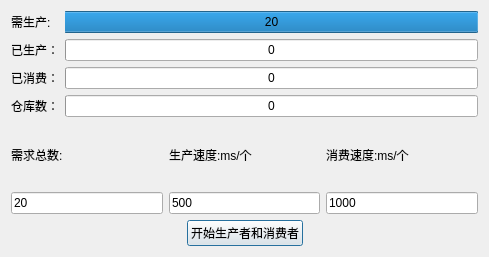
<?xml version="1.0" encoding="UTF-8"?>
<ui version="4.0">
 <class>SemaphoreDialog</class>
 <widget class="QDialog" name="SemaphoreDialog">
  <property name="geometry">
   <rect>
    <x>0</x>
    <y>0</y>
    <width>489</width>
    <height>257</height>
   </rect>
  </property>
  <property name="windowTitle">
   <string>Dialog</string>
  </property>
  <layout class="QGridLayout" name="gridLayout_3">
   <item row="0" column="0">
    <layout class="QGridLayout" name="gridLayout">
     <item row="1" column="1">
      <widget class="QProgressBar" name="productedProgressBar">
       <property name="maximum">
        <number>20</number>
       </property>
       <property name="value">
        <number>0</number>
       </property>
       <property name="invertedAppearance">
        <bool>false</bool>
       </property>
       <property name="format">
        <string>%v</string>
       </property>
      </widget>
     </item>
     <item row="0" column="1">
      <widget class="QProgressBar" name="needProductProgressBar">
       <property name="palette">
        <palette>
         <active>
          <colorrole role="Light">
           <brush brushstyle="SolidPattern">
            <color alpha="255">
             <red>0</red>
             <green>0</green>
             <blue>0</blue>
            </color>
           </brush>
          </colorrole>
          <colorrole role="BrightText">
           <brush brushstyle="SolidPattern">
            <color alpha="255">
             <red>0</red>
             <green>0</green>
             <blue>0</blue>
            </color>
           </brush>
          </colorrole>
          <colorrole role="Base">
           <brush brushstyle="SolidPattern">
            <color alpha="255">
             <red>193</red>
             <green>125</green>
             <blue>17</blue>
            </color>
           </brush>
          </colorrole>
         </active>
         <inactive>
          <colorrole role="Light">
           <brush brushstyle="SolidPattern">
            <color alpha="255">
             <red>0</red>
             <green>0</green>
             <blue>0</blue>
            </color>
           </brush>
          </colorrole>
          <colorrole role="BrightText">
           <brush brushstyle="SolidPattern">
            <color alpha="255">
             <red>0</red>
             <green>0</green>
             <blue>0</blue>
            </color>
           </brush>
          </colorrole>
          <colorrole role="Base">
           <brush brushstyle="SolidPattern">
            <color alpha="255">
             <red>193</red>
             <green>125</green>
             <blue>17</blue>
            </color>
           </brush>
          </colorrole>
         </inactive>
         <disabled>
          <colorrole role="Light">
           <brush brushstyle="SolidPattern">
            <color alpha="255">
             <red>0</red>
             <green>0</green>
             <blue>0</blue>
            </color>
           </brush>
          </colorrole>
          <colorrole role="BrightText">
           <brush brushstyle="SolidPattern">
            <color alpha="255">
             <red>0</red>
             <green>0</green>
             <blue>0</blue>
            </color>
           </brush>
          </colorrole>
          <colorrole role="Base">
           <brush brushstyle="SolidPattern">
            <color alpha="255">
             <red>239</red>
             <green>235</green>
             <blue>231</blue>
            </color>
           </brush>
          </colorrole>
         </disabled>
        </palette>
       </property>
       <property name="layoutDirection">
        <enum>Qt::RightToLeft</enum>
       </property>
       <property name="maximum">
        <number>20</number>
       </property>
       <property name="value">
        <number>20</number>
       </property>
       <property name="alignment">
        <set>Qt::AlignLeading|Qt::AlignLeft|Qt::AlignVCenter</set>
       </property>
       <property name="textVisible">
        <bool>true</bool>
       </property>
       <property name="orientation">
        <enum>Qt::Horizontal</enum>
       </property>
       <property name="invertedAppearance">
        <bool>false</bool>
       </property>
       <property name="format">
        <string>%v</string>
       </property>
      </widget>
     </item>
     <item row="0" column="0">
      <widget class="QLabel" name="label_4">
       <property name="sizePolicy">
        <sizepolicy hsizetype="Preferred" vsizetype="Fixed">
         <horstretch>0</horstretch>
         <verstretch>0</verstretch>
        </sizepolicy>
       </property>
       <property name="text">
        <string>需生产:</string>
       </property>
      </widget>
     </item>
     <item row="2" column="0">
      <widget class="QLabel" name="label_3">
       <property name="text">
        <string>已消费：</string>
       </property>
      </widget>
     </item>
     <item row="2" column="1">
      <widget class="QProgressBar" name="consumedProgressBar">
       <property name="maximum">
        <number>20</number>
       </property>
       <property name="value">
        <number>0</number>
       </property>
       <property name="invertedAppearance">
        <bool>false</bool>
       </property>
       <property name="format">
        <string>%v</string>
       </property>
      </widget>
     </item>
     <item row="3" column="1">
      <widget class="QProgressBar" name="wareProgressBar">
       <property name="contextMenuPolicy">
        <enum>Qt::NoContextMenu</enum>
       </property>
       <property name="acceptDrops">
        <bool>false</bool>
       </property>
       <property name="layoutDirection">
        <enum>Qt::LeftToRight</enum>
       </property>
       <property name="maximum">
        <number>5</number>
       </property>
       <property name="value">
        <number>0</number>
       </property>
       <property name="alignment">
        <set>Qt::AlignLeading|Qt::AlignLeft|Qt::AlignVCenter</set>
       </property>
       <property name="invertedAppearance">
        <bool>false</bool>
       </property>
       <property name="format">
        <string>%v</string>
       </property>
      </widget>
     </item>
     <item row="3" column="0">
      <widget class="QLabel" name="label">
       <property name="text">
        <string>仓库数：</string>
       </property>
      </widget>
     </item>
     <item row="1" column="0">
      <widget class="QLabel" name="label_2">
       <property name="text">
        <string>已生产：</string>
       </property>
      </widget>
     </item>
    </layout>
   </item>
   <item row="1" column="0">
    <layout class="QGridLayout" name="gridLayout_2">
     <item row="0" column="0">
      <widget class="QLabel" name="label_5">
       <property name="text">
        <string>需求总数:</string>
       </property>
      </widget>
     </item>
     <item row="0" column="1">
      <widget class="QLabel" name="label_6">
       <property name="text">
        <string>生产速度:ms/个</string>
       </property>
      </widget>
     </item>
     <item row="0" column="2">
      <widget class="QLabel" name="label_7">
       <property name="text">
        <string>消费速度:ms/个</string>
       </property>
      </widget>
     </item>
     <item row="1" column="0">
      <widget class="QLineEdit" name="wareTotalEdit">
       <property name="text">
        <string>20</string>
       </property>
      </widget>
     </item>
     <item row="1" column="1">
      <widget class="QLineEdit" name="productSpeedEdit">
       <property name="text">
        <string>500</string>
       </property>
      </widget>
     </item>
     <item row="1" column="2">
      <widget class="QLineEdit" name="consumSpeedEdit">
       <property name="text">
        <string>1000</string>
       </property>
      </widget>
     </item>
    </layout>
   </item>
   <item row="2" column="0">
    <layout class="QHBoxLayout" name="horizontalLayout">
     <item>
      <spacer name="horizontalSpacer">
       <property name="orientation">
        <enum>Qt::Horizontal</enum>
       </property>
       <property name="sizeHint" stdset="0">
        <size>
         <width>40</width>
         <height>20</height>
        </size>
       </property>
      </spacer>
     </item>
     <item>
      <widget class="QPushButton" name="pushButton">
       <property name="text">
        <string>开始生产者和消费者</string>
       </property>
      </widget>
     </item>
     <item>
      <spacer name="horizontalSpacer_2">
       <property name="orientation">
        <enum>Qt::Horizontal</enum>
       </property>
       <property name="sizeHint" stdset="0">
        <size>
         <width>40</width>
         <height>20</height>
        </size>
       </property>
      </spacer>
     </item>
    </layout>
   </item>
  </layout>
 </widget>
 <resources/>
 <connections/>
</ui>
